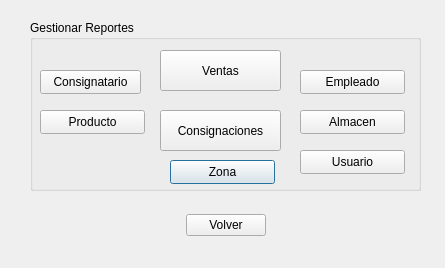
<?xml version="1.0" encoding="UTF-8"?>
<ui version="4.0">
 <class>Greportes</class>
 <widget class="QDialog" name="Greportes">
  <property name="geometry">
   <rect>
    <x>0</x>
    <y>0</y>
    <width>445</width>
    <height>268</height>
   </rect>
  </property>
  <property name="windowTitle">
   <string>Gestionar Reportes</string>
  </property>
  <widget class="QGroupBox" name="groupBox_6">
   <property name="geometry">
    <rect>
     <x>30</x>
     <y>20</y>
     <width>391</width>
     <height>171</height>
    </rect>
   </property>
   <property name="title">
    <string>Gestionar Reportes</string>
   </property>
   <widget class="QPushButton" name="zona">
    <property name="geometry">
     <rect>
      <x>140</x>
      <y>140</y>
      <width>105</width>
      <height>24</height>
     </rect>
    </property>
    <property name="text">
     <string>Zona</string>
    </property>
    <property name="icon">
     <iconset resource="pandasoft.qrc">
      <normaloff>:/images/document-print-frame.png</normaloff>:/images/document-print-frame.png</iconset>
    </property>
   </widget>
   <widget class="QPushButton" name="empleado">
    <property name="geometry">
     <rect>
      <x>270</x>
      <y>50</y>
      <width>105</width>
      <height>24</height>
     </rect>
    </property>
    <property name="text">
     <string>Empleado</string>
    </property>
   </widget>
   <widget class="QPushButton" name="usuarior">
    <property name="geometry">
     <rect>
      <x>270</x>
      <y>130</y>
      <width>105</width>
      <height>24</height>
     </rect>
    </property>
    <property name="text">
     <string>Usuario</string>
    </property>
   </widget>
   <widget class="QPushButton" name="productos">
    <property name="geometry">
     <rect>
      <x>10</x>
      <y>90</y>
      <width>105</width>
      <height>24</height>
     </rect>
    </property>
    <property name="text">
     <string>Producto</string>
    </property>
   </widget>
   <widget class="QPushButton" name="almacen">
    <property name="geometry">
     <rect>
      <x>270</x>
      <y>90</y>
      <width>105</width>
      <height>24</height>
     </rect>
    </property>
    <property name="text">
     <string>Almacen</string>
    </property>
   </widget>
   <widget class="QPushButton" name="ventas">
    <property name="geometry">
     <rect>
      <x>130</x>
      <y>30</y>
      <width>121</width>
      <height>41</height>
     </rect>
    </property>
    <property name="text">
     <string>Ventas</string>
    </property>
   </widget>
   <widget class="QPushButton" name="consignatario">
    <property name="geometry">
     <rect>
      <x>10</x>
      <y>50</y>
      <width>101</width>
      <height>24</height>
     </rect>
    </property>
    <property name="text">
     <string>Consignatario</string>
    </property>
   </widget>
   <widget class="QPushButton" name="consignaciones">
    <property name="geometry">
     <rect>
      <x>130</x>
      <y>90</y>
      <width>121</width>
      <height>41</height>
     </rect>
    </property>
    <property name="text">
     <string>Consignaciones</string>
    </property>
   </widget>
  </widget>
  <widget class="QWidget" name="horizontalLayoutWidget_6">
   <property name="geometry">
    <rect>
     <x>60</x>
     <y>210</y>
     <width>331</width>
     <height>31</height>
    </rect>
   </property>
   <layout class="QHBoxLayout" name="horizontalLayout_6">
    <item>
     <spacer name="horizontalSpacer">
      <property name="orientation">
       <enum>Qt::Horizontal</enum>
      </property>
      <property name="sizeHint" stdset="0">
       <size>
        <width>40</width>
        <height>20</height>
       </size>
      </property>
     </spacer>
    </item>
    <item>
     <widget class="QPushButton" name="volverboton">
      <property name="toolTip">
       <string>Volver a la Pantalla Principal</string>
      </property>
      <property name="statusTip">
       <string>Volver a la Pantalla Principal</string>
      </property>
      <property name="text">
       <string>Volver</string>
      </property>
      <property name="icon">
       <iconset resource="pandasoft.qrc">
        <normaloff>:/images/go-previous.png</normaloff>:/images/go-previous.png</iconset>
      </property>
     </widget>
    </item>
    <item>
     <spacer name="horizontalSpacer_2">
      <property name="orientation">
       <enum>Qt::Horizontal</enum>
      </property>
      <property name="sizeHint" stdset="0">
       <size>
        <width>40</width>
        <height>20</height>
       </size>
      </property>
     </spacer>
    </item>
   </layout>
  </widget>
 </widget>
 <resources>
  <include location="pandasoft.qrc"/>
 </resources>
 <connections>
  <connection>
   <sender>volverboton</sender>
   <signal>clicked()</signal>
   <receiver>Greportes</receiver>
   <slot>reject()</slot>
   <hints>
    <hint type="sourcelabel">
     <x>367</x>
     <y>264</y>
    </hint>
    <hint type="destinationlabel">
     <x>366</x>
     <y>292</y>
    </hint>
   </hints>
  </connection>
 </connections>
</ui>
